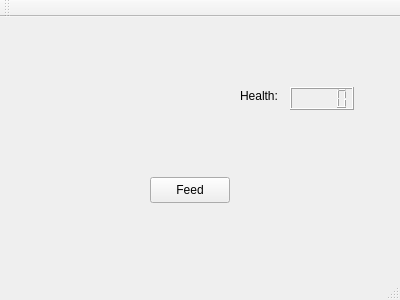
<?xml version="1.0" encoding="UTF-8"?>
<ui version="4.0">
 <class>MainWindow</class>
 <widget class="QMainWindow" name="MainWindow">
  <property name="geometry">
   <rect>
    <x>0</x>
    <y>0</y>
    <width>400</width>
    <height>300</height>
   </rect>
  </property>
  <property name="windowTitle">
   <string>MainWindow</string>
  </property>
  <widget class="QWidget" name="centralWidget">
   <widget class="QLabel" name="nameLabel">
    <property name="geometry">
     <rect>
      <x>170</x>
      <y>40</y>
      <width>59</width>
      <height>18</height>
     </rect>
    </property>
    <property name="text">
     <string/>
    </property>
   </widget>
   <widget class="QLabel" name="healthLabel">
    <property name="geometry">
     <rect>
      <x>240</x>
      <y>70</y>
      <width>51</width>
      <height>18</height>
     </rect>
    </property>
    <property name="text">
     <string>Health:</string>
    </property>
   </widget>
   <widget class="QLCDNumber" name="lcdNumber">
    <property name="geometry">
     <rect>
      <x>290</x>
      <y>70</y>
      <width>64</width>
      <height>23</height>
     </rect>
    </property>
   </widget>
   <widget class="QPushButton" name="pushButton">
    <property name="geometry">
     <rect>
      <x>150</x>
      <y>160</y>
      <width>80</width>
      <height>26</height>
     </rect>
    </property>
    <property name="text">
     <string>Feed</string>
    </property>
   </widget>
  </widget>
  <widget class="QMenuBar" name="menuBar">
   <property name="geometry">
    <rect>
     <x>0</x>
     <y>0</y>
     <width>400</width>
     <height>23</height>
    </rect>
   </property>
  </widget>
  <widget class="QToolBar" name="mainToolBar">
   <attribute name="toolBarArea">
    <enum>TopToolBarArea</enum>
   </attribute>
   <attribute name="toolBarBreak">
    <bool>false</bool>
   </attribute>
  </widget>
  <widget class="QStatusBar" name="statusBar"/>
 </widget>
 <layoutdefault spacing="6" margin="11"/>
 <resources/>
 <connections/>
</ui>
